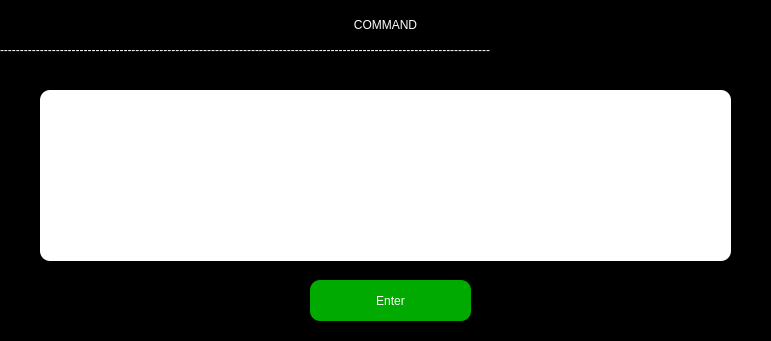
       <widget class="QWidget" name="widget_4" native="true">
        <property name="geometry">
         <rect>
          <x>1220</x>
          <y>260</y>
          <width>771</width>
          <height>341</height>
         </rect>
        </property>
        <property name="styleSheet">
         <string notr="true">background-color: rgb(0, 0, 0);
border-radius: 10px;
</string>
        </property>
        <widget class="QLabel" name="label_22">
         <property name="geometry">
          <rect>
           <x>0</x>
           <y>0</y>
           <width>771</width>
           <height>51</height>
          </rect>
         </property>
         <property name="styleSheet">
          <string notr="true">background-color: rgb(0, 0, 0);
color: rgb(255, 255, 255);
font: 57 14pt &quot;Engravers MT&quot;;
border-color: rgb(255, 255, 255);
border-radius: 10px;</string>
         </property>
         <property name="text">
          <string>&lt;html&gt;&lt;head/&gt;&lt;body&gt;&lt;p align=&quot;center&quot;&gt;COMMAND&lt;/p&gt;&lt;/body&gt;&lt;/html&gt;</string>
         </property>
        </widget>
        <widget class="QLabel" name="label_24">
         <property name="geometry">
          <rect>
           <x>0</x>
           <y>40</y>
           <width>851</width>
           <height>20</height>
          </rect>
         </property>
         <property name="styleSheet">
          <string notr="true">font: 22pt &quot;MS Shell Dlg 2&quot;;
color: rgb(255, 255, 255);</string>
         </property>
         <property name="text">
          <string>---------------------------------------------------------------------------------------------------------------------------</string>
         </property>
        </widget>
        <widget class="QTextEdit" name="command_input">
         <property name="geometry">
          <rect>
           <x>40</x>
           <y>90</y>
           <width>691</width>
           <height>171</height>
          </rect>
         </property>
         <property name="styleSheet">
          <string notr="true">background-color: rgb(255, 255, 255);
border-radius: 10px;</string>
         </property>
        </widget>
        <widget class="QLabel" name="label_28">
         <property name="geometry">
          <rect>
           <x>510</x>
           <y>10</y>
           <width>71</width>
           <height>31</height>
          </rect>
         </property>
         <property name="styleSheet">
          <string notr="true">background-color: rgb(0,0,0);
color: rgb(0,0,0);
font: 57 14pt &quot;Engravers MT&quot;;
border-color: rgb(255, 255, 255);
border-width: 10px;</string>
         </property>
         <property name="text">
          <string/>
         </property>
         <property name="pixmap">
          <pixmap>command.png</pixmap>
         </property>
        </widget>
        <widget class="QPushButton" name="command_enter_button">
         <property name="geometry">
          <rect>
           <x>310</x>
           <y>280</y>
           <width>161</width>
           <height>41</height>
          </rect>
         </property>
         <property name="styleSheet">
          <string notr="true">background-color: rgb(0, 170, 0);
color: rgb(255, 255, 255);
</string>
         </property>
         <property name="text">
          <string>Enter</string>
         </property>
        </widget>
        <zorder>label_22</zorder>
        <zorder>label_28</zorder>
        <zorder>label_24</zorder>
        <zorder>command_input</zorder>
        <zorder>command_enter_button</zorder>
       </widget>
